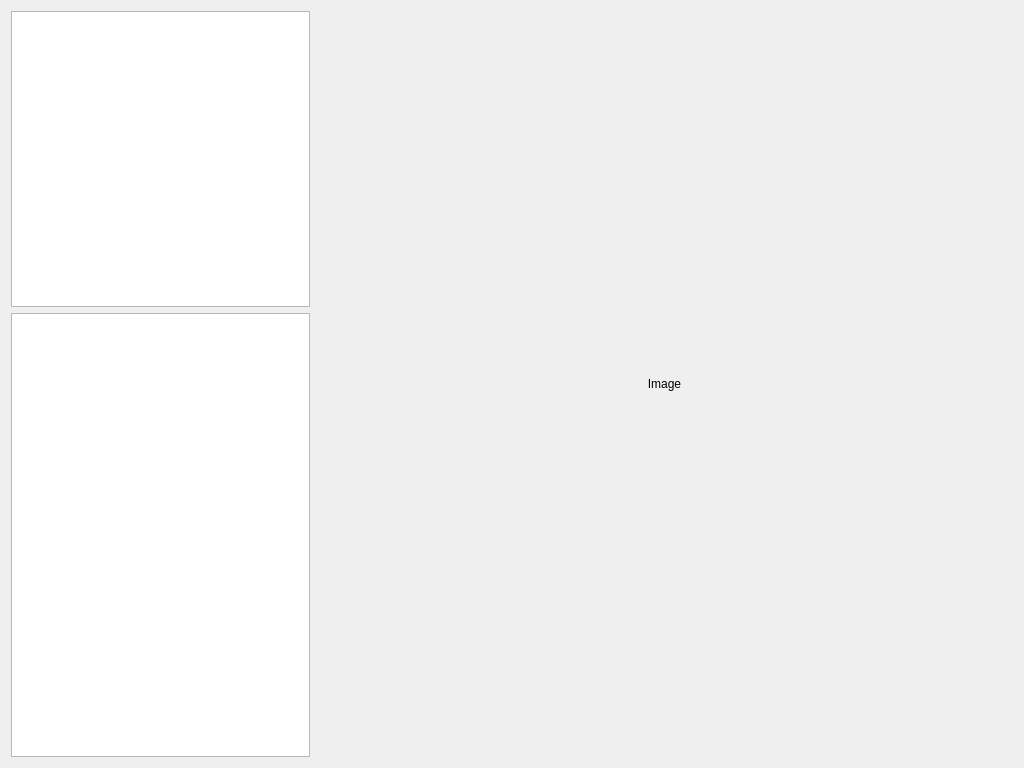
<?xml version="1.0" encoding="UTF-8"?>
<ui version="4.0">
 <class>ViewerForm</class>
 <widget class="QWidget" name="ViewerForm">
  <property name="geometry">
   <rect>
    <x>0</x>
    <y>0</y>
    <width>1024</width>
    <height>768</height>
   </rect>
  </property>
  <property name="windowTitle">
   <string>Form</string>
  </property>
  <layout class="QGridLayout" name="gridLayout">
   <item row="0" column="0">
    <widget class="QListView" name="directoryList">
     <property name="sizePolicy">
      <sizepolicy hsizetype="Expanding" vsizetype="Expanding">
       <horstretch>30</horstretch>
       <verstretch>40</verstretch>
      </sizepolicy>
     </property>
    </widget>
   </item>
   <item row="1" column="0">
    <widget class="QListView" name="fileList">
     <property name="sizePolicy">
      <sizepolicy hsizetype="Expanding" vsizetype="Expanding">
       <horstretch>30</horstretch>
       <verstretch>60</verstretch>
      </sizepolicy>
     </property>
    </widget>
   </item>
   <item row="0" column="1" rowspan="2">
    <widget class="QLabel" name="image">
     <property name="sizePolicy">
      <sizepolicy hsizetype="Expanding" vsizetype="Expanding">
       <horstretch>70</horstretch>
       <verstretch>0</verstretch>
      </sizepolicy>
     </property>
     <property name="text">
      <string>Image</string>
     </property>
     <property name="alignment">
      <set>Qt::AlignCenter</set>
     </property>
    </widget>
   </item>
  </layout>
 </widget>
 <resources/>
 <connections/>
</ui>
